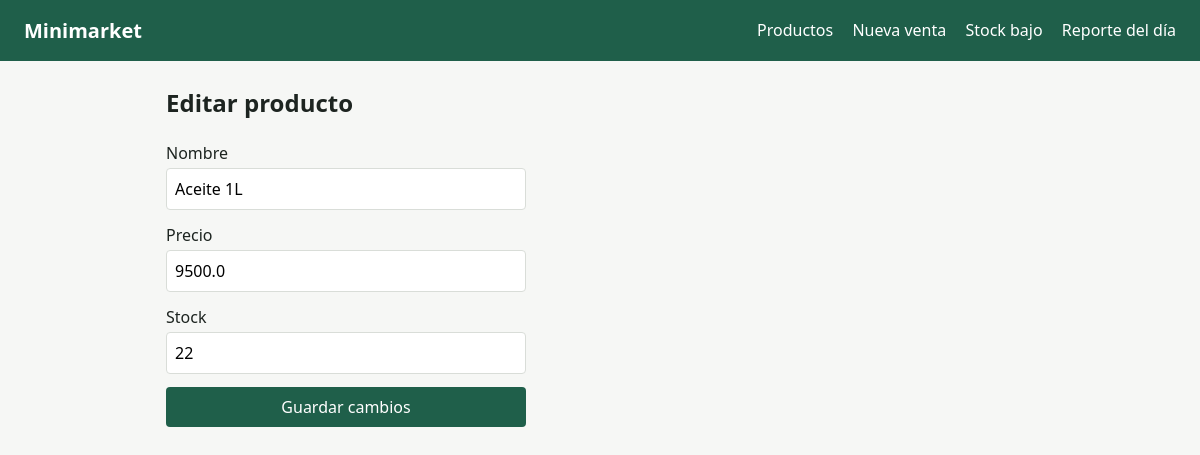
The app's page /productos/2/editar with its own data.
### tables this page shows
CREATE TABLE productos(
        id INTEGER PRIMARY KEY AUTOINCREMENT,
        nombre TEXT NOT NULL,
        precio REAL NOT NULL,
        stock INTEGER NOT NULL DEFAULT 0);

### app.py (the view, shortened to what this page needs)
@app.route("/productos/<int:pid>/editar", methods=["GET", "POST"])
def producto_editar(pid):
    db = get_db()
    p = db.execute("SELECT * FROM productos WHERE id=?", (pid,)).fetchone()
    if not p:
        return redirect(url_for("productos"))
    return render_template("editar.html", p=p)

### app.py (called while the page is built)
def get_db():
    if "db" not in g:
        g.db = sqlite3.connect(DB)
        g.db.row_factory = sqlite3.Row
    return g.db

### templates/editar.html
{% extends "base.html" %}
{% block content %}
<h2>Editar producto</h2>
<form method="post" class="stack">
  <label>Nombre <input name="nombre" value="{{ p.nombre }}" required></label>
  <label>Precio <input name="precio" type="number" step="0.01" min="0" value="{{ p.precio }}" required></label>
  <label>Stock <input name="stock" type="number" min="0" value="{{ p.stock }}" required></label>
  <button>Guardar cambios</button>
</form>
{% endblock %}

### static/style.css (style rules this page uses)
:root { --verde:#1f5f4a;--fondo:#f6f7f5;--texto:#1d2420;--borde:#d9ddd8;--alerta:#fff1d6;--error:#fde4e1 }
* { box-sizing:border-box }
body { margin:0;font-family:system-ui,-apple-system,"Segoe UI",sans-serif;background:var(--fondo);color:var(--texto);line-height:1.5 }
input { padding:.5rem;border:1px solid var(--borde);border-radius:4px;font:inherit }
button { padding:.5rem 1rem;background:var(--verde);color:#fff;border:0;border-radius:4px;font:inherit;cursor:pointer }
form.stack { display:grid;gap:.8rem;max-width:360px }
form.stack label { display:grid;gap:.2rem }

### records on screen
productos: nombre "Aceite 1L", precio "9500.0", stock "22"
